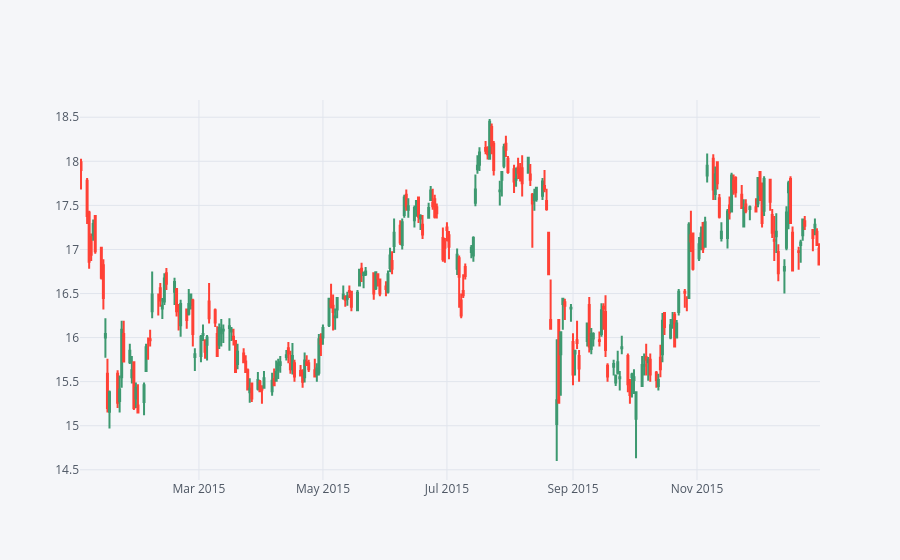

Here is the notebook cell this chart was saved with:
### Code cell
BAC[['Open','High','Low','Close']].loc['2015-01-01':'2015-12-31'].iplot(kind='candle')

### Figure 1 — Plotly figure (JSON) as saved in the notebook; plotly's stock layout.template omitted (floating-point values rounded to 4 significant figures; data arrays with more than 128 entries replaced by an {"elided": "..."} marker saying what was removed)
{"data": [{"close": {"elided": "252 float values"}, "high": {"elided": "252 float values"}, "low": {"elided": "252 float values"}, "open": {"elided": "252 float values"}, "showlegend": false, "x": {"elided": "252 str values"}, "yaxis": "y2", "type": "candlestick"}], "layout": {"legend": {"bgcolor": "#F5F6F9", "font": {"color": "#4D5663"}}, "paper_bgcolor": "#F5F6F9", "plot_bgcolor": "#F5F6F9", "title": {"font": {"color": "#4D5663"}}, "xaxis": {"gridcolor": "#E1E5ED", "rangeslider": {"visible": false}, "showgrid": true, "tickfont": {"color": "#4D5663"}, "title": {"font": {"color": "#4D5663"}, "text": ""}, "zerolinecolor": "#E1E5ED"}, "yaxis": {"gridcolor": "#E1E5ED", "showgrid": true, "showticklabels": false, "tickfont": {"color": "#4D5663"}, "title": {"font": {"color": "#4D5663"}, "text": ""}, "zerolinecolor": "#E1E5ED"}, "yaxis2": {"gridcolor": "#E1E5ED", "showgrid": true, "tickfont": {"color": "#4D5663"}, "title": {"font": {"color": "#4D5663"}, "text": ""}, "zerolinecolor": "#E1E5ED"}}}
